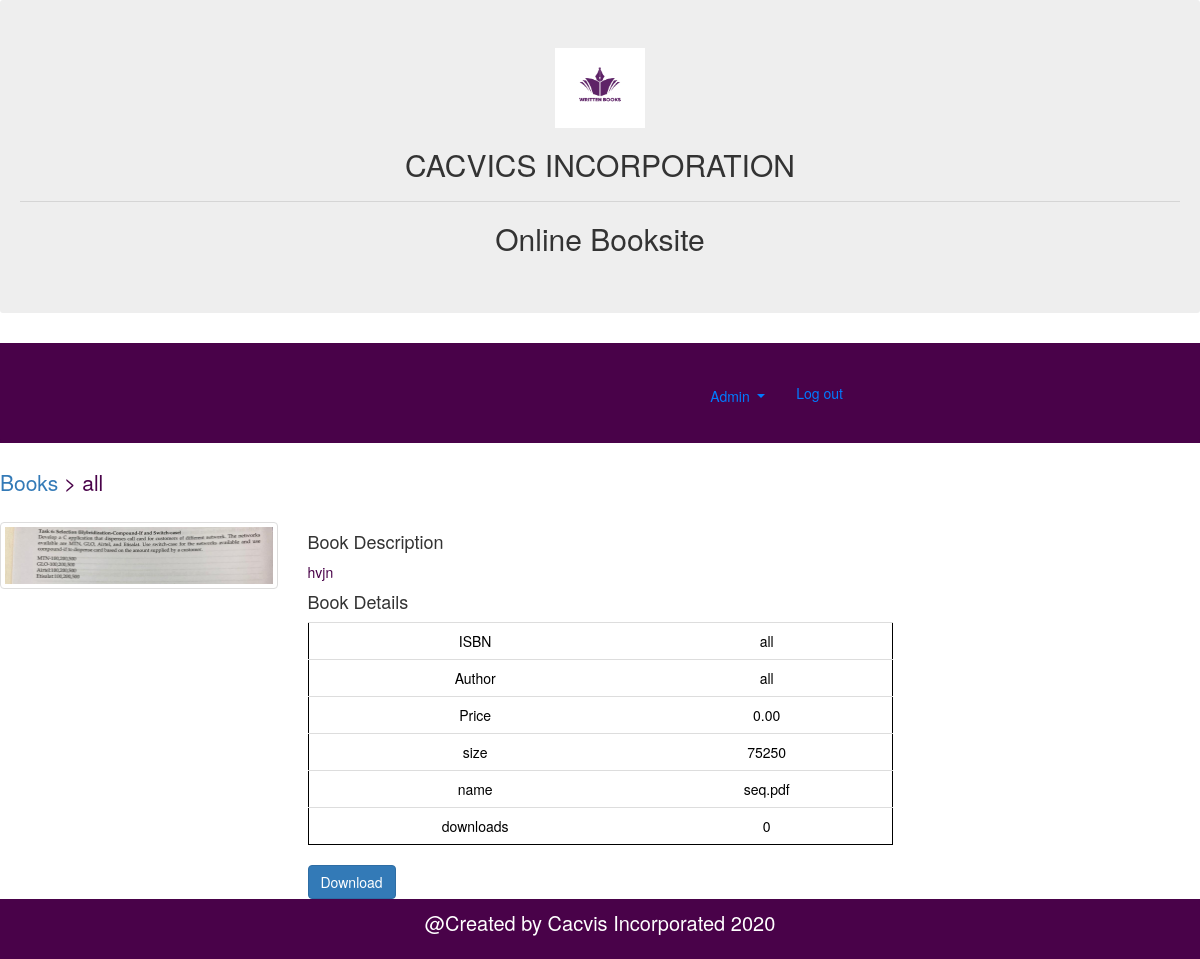
Screenshot of /adminshowcasect.php?bookisbn=all with the database file from the repository.
### tables this page shows
CREATE TABLE `ct` (
  `book_isbn` varchar(255) NOT NULL,
  `book_title` varchar(255) NOT NULL,
  `book_author` varchar(40) NOT NULL,
  `book_image` varchar(60) NOT NULL,
  `book_descr` text NOT NULL,
  `book_price` decimal(6,2) NOT NULL,
  `publisherid` int(11) NOT NULL,
  `size` int(11) NOT NULL,
  `name` varchar(255) NOT NULL,
  `downloads` int(11) NOT NULL
);

### adminshowcasect.php (the view, shortened to what this page needs)
<?php
$book_isbn = $_GET['bookisbn'];
$conn = db_connect();
$query = "SELECT * FROM ct WHERE book_isbn = '$book_isbn'";
$result = mysqli_query($conn, $query);
$row = mysqli_fetch_assoc($result);
require "./template/headeradmin.php";
?>
<p class="lead" style="margin: 25px 0"><a href="adminviewall.php">Books</a> > <?php echo $row['book_title']; ?></p>
<div class="row">
    <div class="col-md-3 text-center">
        <img class="img-responsive img-thumbnail" src="./bootstrap/img/<?php echo $row['book_image']; ?>">
    </div>
    <div class="col-md-6">
        <h4>Book Description</h4>
        <p><?php echo $row['book_descr']; ?></p>
        <h4>Book Details</h4>
        <table class="table">
            <?php foreach ($row as $key => $value) {
                if ($key == "book_descr" || $key == "book_image" || $key == "publisherid" || $key == "book_title") {
                    continue;
                }
                switch ($key) {
                    case "book_isbn":
                        $key = "ISBN";
                        break;
                    case "book_author":
                        $key = "Author";
                        break;
                    case "book_price":
                        $key = "Price";
                        break;
                }
                ?>
                    <tr>
                        <td><?php echo $key; ?></td>
                        <td><?php echo $value; ?></td>
                    </tr>
                <?php
                }
                ?>
        </table>
        <form method="get" action="downloadct_ser.php">
            <input type="submit" value="Download" name="sup" class="btn btn-primary">
        </form>
    </div>
</div>
<?php
require "./template/footer.php";
?>

### firstpage_des.css (style rules this page uses)
body { background-color:white; }
table,th,tr { color: black; border:collapse; width:100%; text-align:center; table-layout: center; margin-right: center; border: 1px solid black; }
p { color: #490249; }

### rows the page displays
ct: book_title "all", book_image (picture), book_descr "hvjn", book_isbn "all", book_author "all", book_price "0.00", size "75250", name "seq.pdf", downloads "0"

### other values shown
$key "ISBN"
$key "Author"
$key "Price"
$key "size"
$key "name"
$key "downloads"
